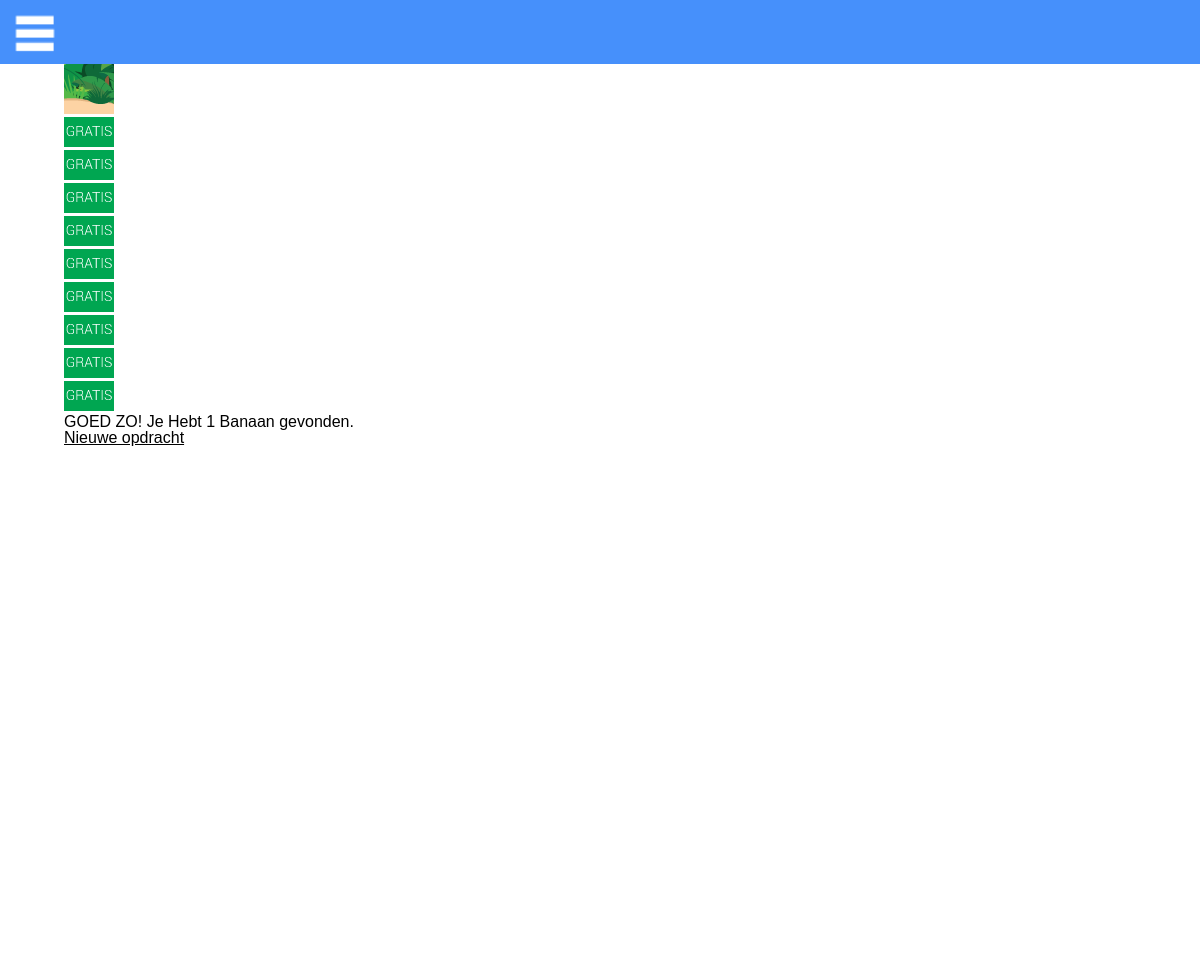
Page /pagina.php?paginaNr=2 on the committed database.
### tables this page shows
CREATE TABLE IF NOT EXISTS `tblpaginas` (
  `PaginaID` int(10) NOT NULL AUTO_INCREMENT,
  `VerhaalID` int(10) NOT NULL,
  `PaginaNummer` int(10) NOT NULL,
  `Prijs` tinyint(1) NOT NULL,
  `Wachtwoord` tinyint(1) NOT NULL,
  `Score` tinyint(1) NOT NULL,
  `Omschrijving` text NOT NULL,
  PRIMARY KEY (`PaginaID`),
  KEY `VerhaalID` (`VerhaalID`)
);

CREATE TABLE IF NOT EXISTS `tblafbeeldingen` (
  `AfbeeldingID` int(11) NOT NULL AUTO_INCREMENT,
  `VerhaalID` int(11) NOT NULL,
  `ScoreVolImg` text NOT NULL,
  `ScoreLeegImg` text NOT NULL,
  `PrijsImg` text NOT NULL,
  `startImg` text NOT NULL,
  PRIMARY KEY (`AfbeeldingID`),
  KEY `VerhaalID` (`VerhaalID`)
);

### classes/Pagina.class.php (called while the page is built, shortened)
<?php
include_once("classes/db.class.php");
class Pagina
{
    public function getpagina($paginaNr, $verhaalid){
    $db = new database();
    $sql = "select * from tblpaginas p, tblafbeeldingen a
where paginanummer = ".$paginaNr."
and p.verhaalid =".$verhaalid."
and p.verhaalid = a.verhaalid";
        return $db->conn->query($sql);
    }
}

### classes/db.class.php (called while the page is built, shortened)
<?php
	class Database
	{
		private $m_sHost = "localhost";
		private $m_sUser = "root";
		private $m_sPassword = "";
		private $m_sDatabase = "eindwerk";
		public function __construct()
		{
			$this->conn = new mysqli($this->m_sHost, $this->m_sUser, $this->m_sPassword, $this->m_sDatabase);
		}
	}
?>

### pagina.php (the view, shortened to what this page needs)
<?php
include_once("classes/Pagina.class.php");
$pagina = new Pagina();
$paginaNr = $_GET["paginaNr"];
$totaalscore = $_SESSION['score'];
$result = $pagina->getpagina($paginaNr,1);
$res = $result->fetch_assoc();
?>
<!DOCTYPE html>
<html lang="nl">
<head>
	<link rel="stylesheet" type="text/css" href="css/reset.css"/>
	<link rel="stylesheet" type="text/css" href="css/style.css"/>
    <link rel="stylesheet" type="text/css" media="screen" href="css/mediaqueries.css"/>
</head>
<body>
  <ul class="navigation">
    <li class="nav-item"><a href="index.php">MIJN OPDRACHTEN</a></li>
    <li class="nav-item"><a href="mijnverhalen.php">MIJN VERHALEN</a></li>
    <li class="nav-item"><a href="help.php">HELP</a></li>
</ul>
<label for="nav-trigger"></label>
<div class="site-wrap">
<?php
$buttonText = "Nieuwe opdracht";
if ($res['Score']==1){
    echo "<ul>";
    for ($i = 1; $i <= $totaalscore; $i++){
    echo "<li><img src='".$res['ScoreVolImg']."' alt='ScoreVol' class='ScoreVol'/></li>";
    }
    for ($i = 1; $i <= 10-$totaalscore; $i++){
    echo "<li><img src='".$res['ScoreLeegImg']."' alt='ScoreLeeg' class='ScoreLeeg'/></li>";
    }
    echo "</ul>";
}
if ($res['Omschrijving'] != null){
    echo $res['Omschrijving'];
}
?>
    <a href="pagina.php?paginaNr=<?php $paginaNr++; echo $paginaNr?>"><?php echo $buttonText?></a></div>
</body>
</html>

### css/style.css (style rules this page uses)
body { background-color: #489DF9; font-family: 'robotomedium' , sans-serif; }
p,a, label { color:black; display: block; }
.navigation { list-style: none; background: #F5683D; width: 100%; height: 100%; position: fixed; top: 0; right: 0; bottom: 0; left: 0; z-index: -1; font-family: 'robotomedium' , sans-serif; font-weight: 200; font-size: 30px; margin-top: 110px; }
.navigation .nav-item { background-color: white; height: 80px; margin-top: 20px; }
.navigation .nav-item a { text-decoration: none; color: #F5683D; padding: 0.5em 1em 0.5em 1.5em; position: absolute; margin-top: 12px; }
.site-wrap { position: relative; top: 0; left: 0; z-index: 1; padding: 4em; background-image: url(../images/banner.png); background-repeat: no-repeat; background-position: top; background-color: white; background-size: 100%; height: 830px; }
label[for="nav-trigger"] { position: fixed; top: 15px; left: 15px; z-index: 2; }
label[for="nav-trigger"] { width: 40px; height: 40px; cursor: pointer; background-image: url("../images/menu.png"); background-repeat: no-repeat; background-size: contain; }

### rows in the picture
tblpaginas: tblafbeeldingen.ScoreVolImg (picture), tblafbeeldingen.ScoreLeegImg (picture), Omschrijving "GOED ZO! Je Hebt 1 Banaan gevonden."

### other values in the picture
$buttonText "Nieuwe opdracht"
